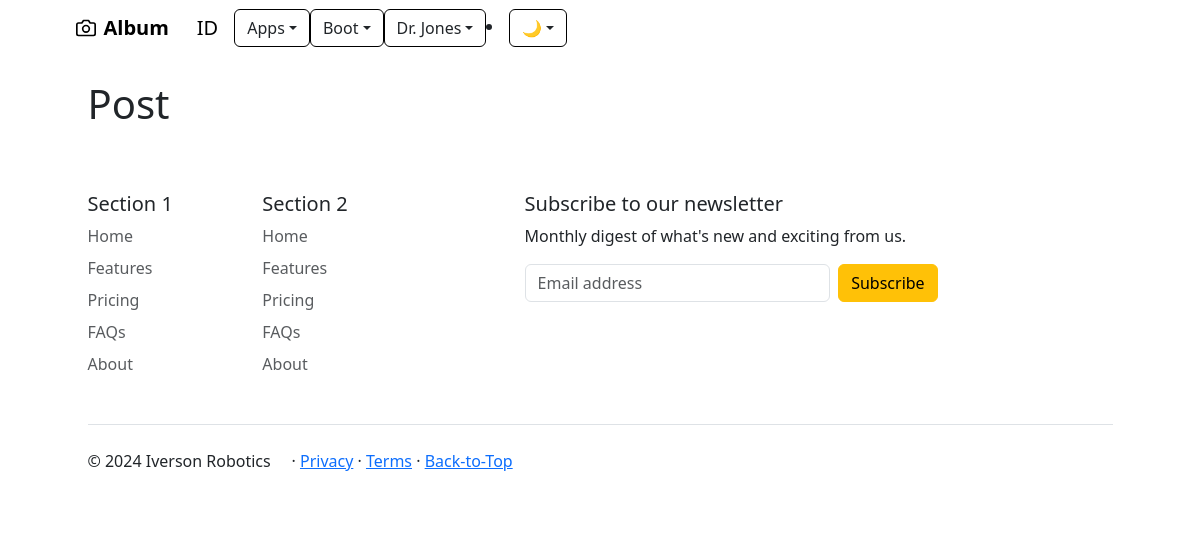
The app's page /, older data.
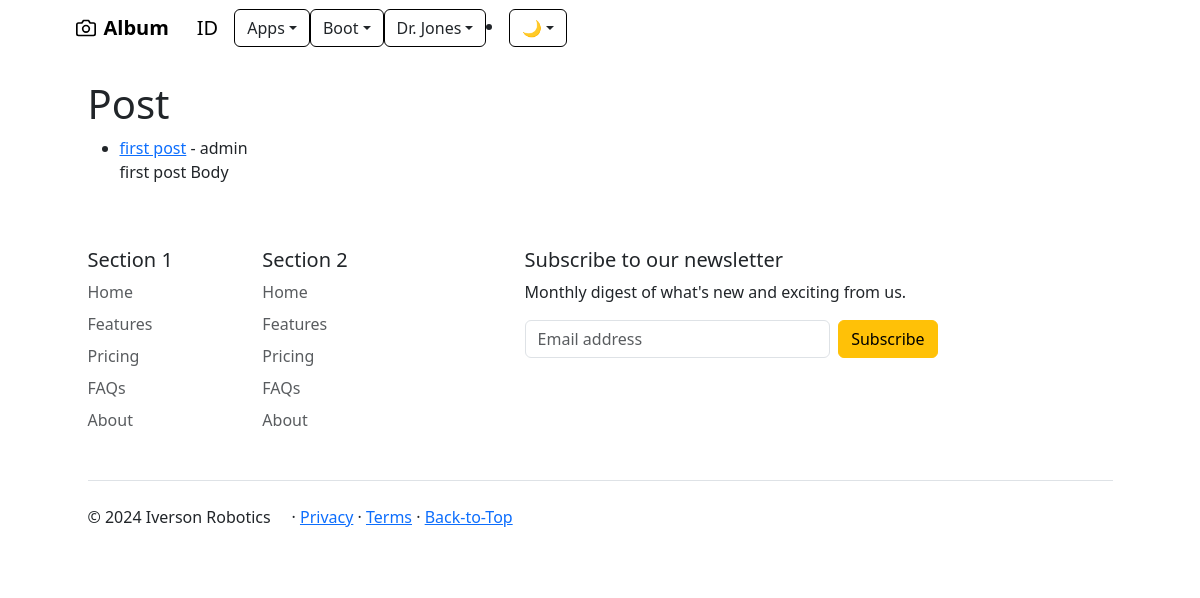
The same page, newer data.
### theblog/models.py (models this page shows, shortened)
class Post(models.Model):
	title = models.CharField(max_length=255)
	author = models.ForeignKey(User, on_delete=models.CASCADE)
	body = models.TextField()

### theblog/views.py (the view)
# urls.py: path('', HomeView.as_view(), name="home"),
class HomeView(ListView):
	model = Post
	template_name = 'home.html'

### theblog/templates/home.html
{% extends 'base.html' %}
{% block content %}
<h1>Post</h1>
<ul>
{% for post in object_list %}
	<li><a href="{% url 'article-detail' post.pk %}">{{ post.title }}</a>  - {{ post.author }}<br/>
	{{ post.body }}</li>
{% endfor %}
</ul>
{% endblock %}

Row changes from the older to the newer data that the page shows:
added Post: title "first post", author "admin", body "first post Body"
